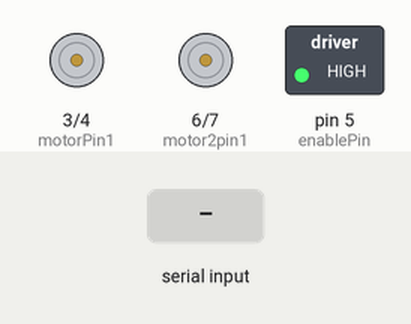
The sketch below on a simulated Arduino Uno, built with avr-gcc and run on an emulated ATmega328P. Parts: motor-driver pin pairs drawn as motors (green arrow = first pin HIGH = forward, orange = second pin HIGH = backward, longer = more drive), switched loads named in the sketch (green lamp = pin HIGH). The test bench sets the inputs (shaded band).

Above: at 1.2 s.
1.3 s: "1" received over Serial
At 2.5 s:
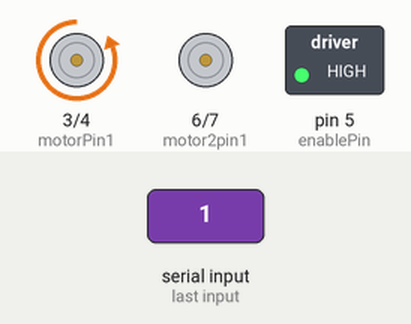
2.8 s: "2" received over Serial
At 3.6 s:
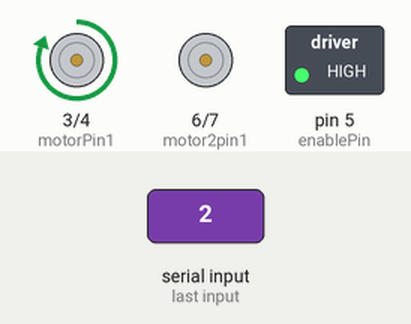
4.3 s: "5" received over Serial
At 4.7 s:
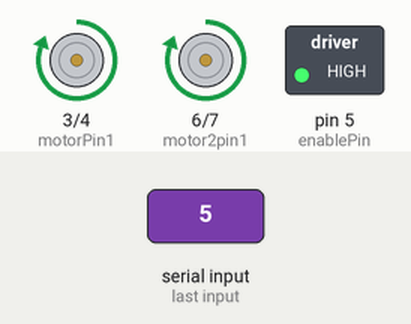
5.8 s: "0" received over Serial
At 7.0 s:
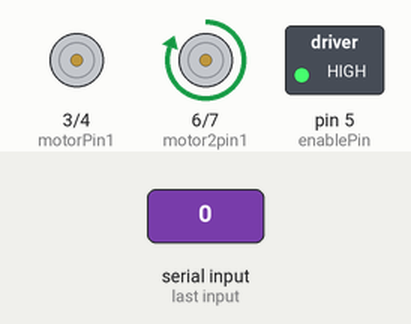
7.3 s: "6" received over Serial
At 8.2 s:
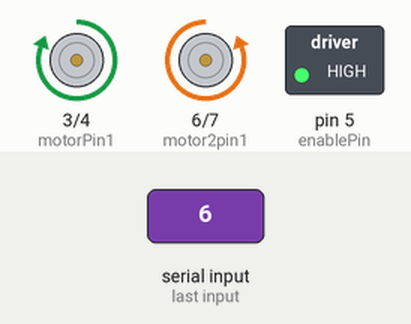
8.8 s: "0" received over Serial
At 9.4 s:
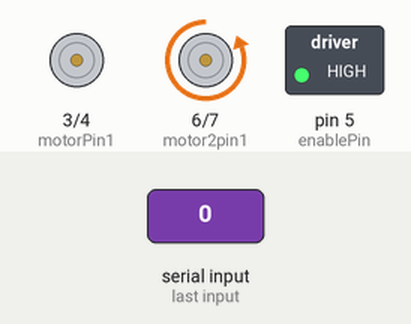
Timing chart, 0 to 11.3 s (numbered marks = the images above; inputs shaded):
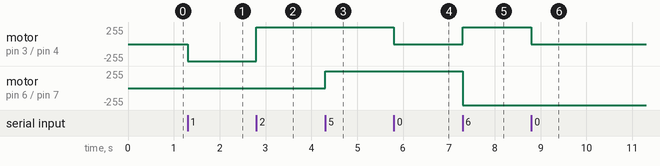

The sketch:

sw.ino
```cpp
 int motor2pin1=6;
 int motor2pin2=7;
int motorPin1 = 3; // pin 2 on L293D IC
int motorPin2 = 4; // pin 7 on L293D IC
int enablePin = 5; // pin 1 on L293D IC
int state;

void setup() {
    // sets the pins as outputs:
    pinMode(motorPin1, OUTPUT);
    pinMode(motorPin2, OUTPUT);
    pinMode(motor2pin1,OUTPUT);
    pinMode(motor2pin2,OUTPUT);
    pinMode(enablePin, OUTPUT);
    // sets enablePin high so that motor can turn on:
    digitalWrite(enablePin, HIGH);
    // initialize serial communication at 9600 bits per second:
    Serial.begin(9600);
}

void loop() {
    //if some date is sent, reads it and saves in state
    if(Serial.available() > 0){
      state = Serial.read();
    }
    // if the state is '0' the DC motor will turn off
    if (state == '0') {
        digitalWrite(motorPin1, LOW); // set pin 2 on L293D low
        digitalWrite(motorPin2, LOW); // set pin 7 on L293D low
    }
    // if the state is '1' the motor will turn right
    else if (state == '1') {
        digitalWrite(motorPin1, LOW); // set pin 2 on L293D low
        digitalWrite(motorPin2, HIGH); // set pin 7 on L293D high
    }
    // if the state is '2' the motor will turn left
    else if (state == '2') {
        digitalWrite(motorPin1, HIGH); // set pin 2 on L293D high
        digitalWrite(motorPin2, LOW); // set pin 7 on L293D low
    }
    else if (state=='5')
    {
      digitalWrite(motorPin1, HIGH); // set pin 2 on L293D high
        digitalWrite(motorPin2, LOW); // set pin 7 on L293D low
        digitalWrite(motor2pin1, HIGH); // set pin 2 on L293D high
        digitalWrite(motor2pin2, LOW); // set pin 7 on L293D low
    }
    else if (state=='6')
    {digitalWrite(motorPin1, HIGH); // set pin 2 on L293D high
        digitalWrite(motorPin2, LOW); // set pin 7 on L293D low
    digitalWrite(motor2pin1, LOW); // set pin 2 on L293D high
        digitalWrite(motor2pin2, HIGH); // set pin 7 on L293D low
    }
}
```

Measured:
- after the input at 1.3 s, motor on pin 3 (motorPin1) / pin 4 (motorPin2): stopped → backward 255/255 at once
- after the input at 2.8 s, motor on pin 3 (motorPin1) / pin 4 (motorPin2): backward 255/255 → forward 255/255 at once
- after the input at 4.3 s, motor on pin 6 (motor2pin1) / pin 7 (motor2pin2): stopped → forward 255/255 at once
- after the input at 5.8 s, motor on pin 3 (motorPin1) / pin 4 (motorPin2): forward 255/255 → stopped at once
- after the input at 7.3 s, motor on pin 3 (motorPin1) / pin 4 (motorPin2): stopped → forward 255/255 at once; motor on pin 6 (motor2pin1) / pin 7 (motor2pin2): forward 255/255 → backward 255/255 at once
- after the input at 8.8 s, motor on pin 3 (motorPin1) / pin 4 (motorPin2): forward 255/255 → stopped at once
